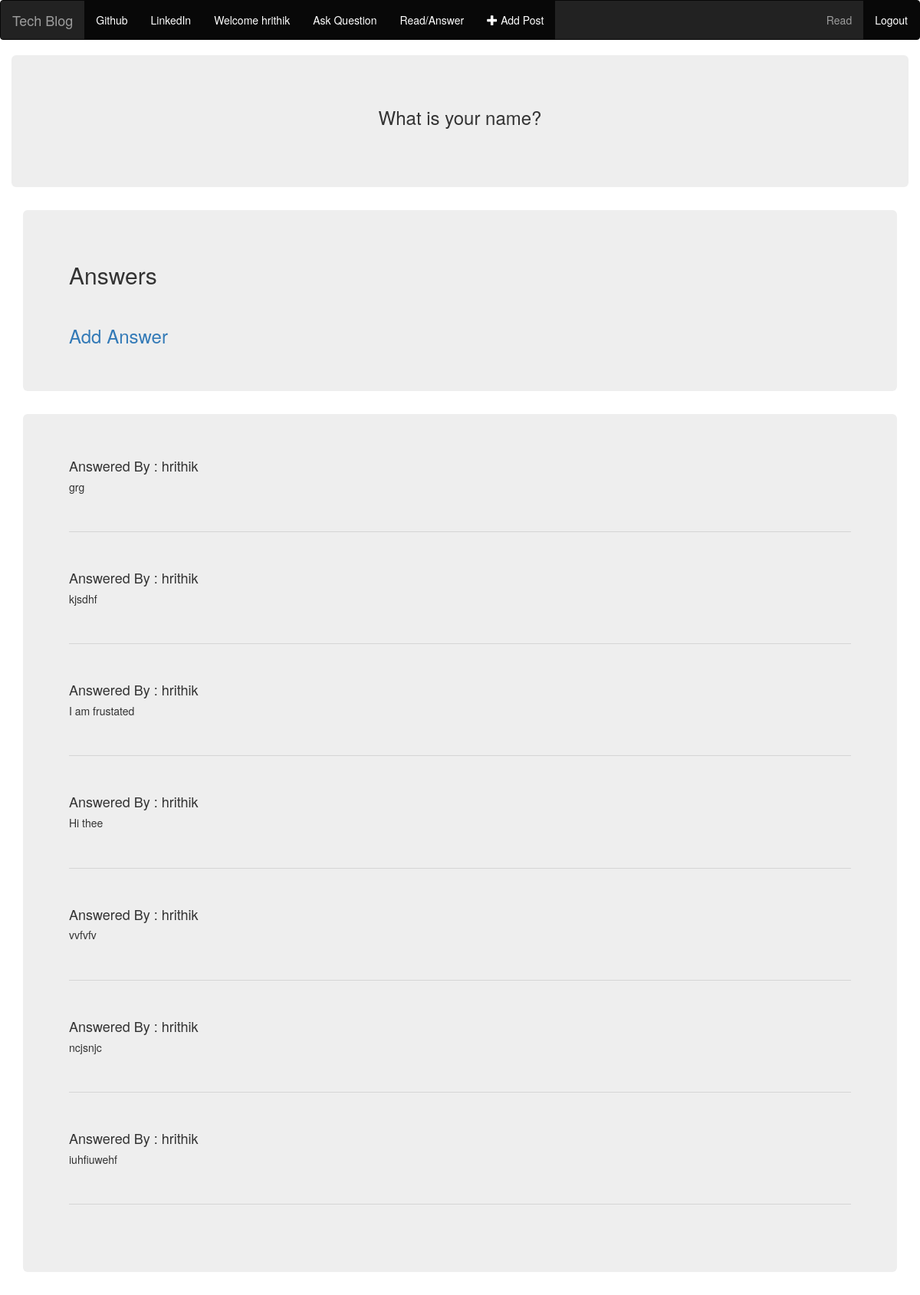
The page /Answer/13/ (signed in) on the database its author committed.
### basic_app/models.py (models this page shows, shortened)
class Questions(models.Model):
	author = models.CharField(max_length= 15)
	created_date = models.DateTimeField(default = timezone.now)
	question = models.TextField()
	def __str__(self):
		return self.question

class Answers(models.Model):
	question = models.ForeignKey('basic_app.Questions', on_delete=models.CASCADE,related_name = 'an')
	author = models.CharField(max_length=20)
	created_date = models.DateTimeField(default=timezone.now)
	answer = models.TextField()
	def __str__(self):
		return self.answer

### basic_app/views.py (the view)
# urls.py: path('Answer/<int:pk>/', views.detailed, name='detail'),
def detailed(request,pk):
	q = get_object_or_404(Questions,pk=pk)
	answer = Answers.objects.filter(created_date__lte = timezone.now()).order_by('-created_date')
	return render(request,'basic_app/detail.html',{'q':q,'answer':answer})

### basic_app/templates/basic_app/detail.html
{% extends 'basic_app/base.html' %}
	{% block content %}
	<div class = 'container-fluid'>
		<div class = "jumbotron">
			<h3 align='center'>{{q}}</h3>
			<br>
		</div>
	</div>
	<div class = 'container'>
		<div class = 'jumbotron'>
			<h2>Answers</h2>
			<br>
			<h3><a href = "{% url 'answer' pk=q.pk %}">Add Answer</a>
		</div>
	</div>
	<div class = "container">
		<div class = "jumbotron">
		{% if answer %}
			{% for ans in q.an.all %}
			<h4>Answered By : {{request.user}}</h4>
			<h5 align='justify'>{{ans}}</h5>
			<br>
			<hr>
			<br>
			{% endfor %}
		{% else %}
		<h3 align="center">No answers yet!Be the first one to answer!</h3>
		{% endif %}
		</div>
	</div>
	{% endblock %}

### basic_app/templates/basic_app/base.html (shortened to what this page needs)
<!DOCTYPE html>
<html>
<head>
	<link rel="stylesheet" href="https://maxcdn.bootstrapcdn.com/bootstrap/3.4.0/css/bootstrap.min.css">
</head>
<body>
	<nav class = "navbar navbar-inverse">
		<div class = "container-fluid">
			<div class = "navbar-header">
				<a class = "navbar-brand" href = "{% url 'index' %}">Tech Blog</a>
			</div>
			<ul class = "nav navbar-nav">
				{% if user.is_authenticated %}
					<li class ="active"><a href = "{{request.user.github_link}}">Github</a></li>
					<li class ="active"><a href = "{{request.user.linked_link}}">LinkedIn</a></li>
					<li class = "active"><a> Welcome {{request.user.username}}</a></li>
					<li class ="active"><a href = "{% url 'askQuestion' %}">Ask Question</a></li>
					<li class ="active"><a href = "{% url 'Answer' %}">Read/Answer</a></li>
					<li class = "active"><a href = "{% url 'post' %}"><span class="glyphicon glyphicon-plus"></span> Add Post</a></ul>
				{% endif %}
			<ul class = "nav navbar-nav navbar-right">
				{% if user.is_authenticated %}
				<li><a href="{% url 'ques' %}">Read</a></li>
				<li class = "active"><a href = "{% url 'logout' %}">Logout</a></li>
				{% else %}
				<li><a href="{% url 'register' %}"><span class = "glyphicon glyphicon-user"></span> Register</a></li>
				<li><a href="{% url 'login' %}"><span class = "glyphicon glyphicon-log-in"></span>Login</a></li>
				{% endif %}
				</ul>
		</div>
	</nav>
{% block content %}{% endblock %}
</body>
</html>

### rows shown on the page
Questions: question "What is your name?"
Answers: answer "grg"
Answers: answer "kjsdhf"
Answers: answer "I am frustated"
Answers: answer "Hi thee"
Answers: answer "vvfvfv"
Answers: answer "ncjsnjc"
Answers: answer "iuhfiuwehf"

### other values the page prints
{{ request.user.username }} "hrithik"
{{ request.user }} "hrithik"
